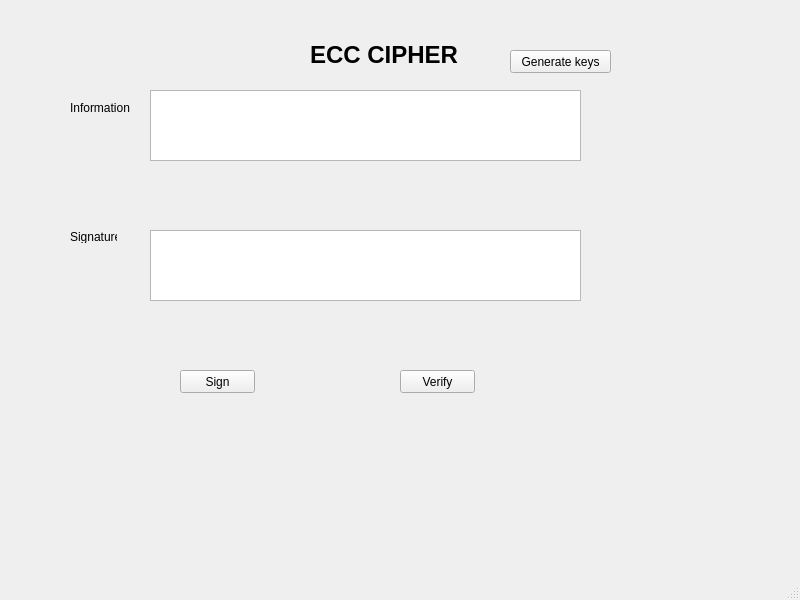
<?xml version="1.0" encoding="UTF-8"?>
<ui version="4.0">
 <class>MainWindow</class>
 <widget class="QMainWindow" name="MainWindow">
  <property name="geometry">
   <rect>
    <x>0</x>
    <y>0</y>
    <width>800</width>
    <height>600</height>
   </rect>
  </property>
  <property name="windowTitle">
   <string>MainWindow</string>
  </property>
  <widget class="QWidget" name="centralwidget">
   <widget class="QLabel" name="label">
    <property name="geometry">
     <rect>
      <x>310</x>
      <y>40</y>
      <width>151</width>
      <height>31</height>
     </rect>
    </property>
    <property name="text">
     <string>&lt;html&gt;&lt;head/&gt;&lt;body&gt;&lt;p&gt;&lt;span style=&quot; font-size:18pt; font-weight:600;&quot;&gt;ECC CIPHER&lt;/span&gt;&lt;/p&gt;&lt;/body&gt;&lt;/html&gt;</string>
    </property>
   </widget>
   <widget class="QPushButton" name="btn_gen_keys">
    <property name="geometry">
     <rect>
      <x>510</x>
      <y>50</y>
      <width>101</width>
      <height>23</height>
     </rect>
    </property>
    <property name="text">
     <string>Generate keys</string>
    </property>
   </widget>
   <widget class="QLabel" name="label_2">
    <property name="geometry">
     <rect>
      <x>70</x>
      <y>100</y>
      <width>61</width>
      <height>16</height>
     </rect>
    </property>
    <property name="text">
     <string>Information</string>
    </property>
   </widget>
   <widget class="QLabel" name="label_3">
    <property name="geometry">
     <rect>
      <x>70</x>
      <y>230</y>
      <width>47</width>
      <height>13</height>
     </rect>
    </property>
    <property name="text">
     <string>Signature</string>
    </property>
   </widget>
   <widget class="QTextEdit" name="txt_info">
    <property name="geometry">
     <rect>
      <x>150</x>
      <y>90</y>
      <width>431</width>
      <height>71</height>
     </rect>
    </property>
   </widget>
   <widget class="QTextEdit" name="txt_sign">
    <property name="geometry">
     <rect>
      <x>150</x>
      <y>230</y>
      <width>431</width>
      <height>71</height>
     </rect>
    </property>
   </widget>
   <widget class="QPushButton" name="btn_sign">
    <property name="geometry">
     <rect>
      <x>180</x>
      <y>370</y>
      <width>75</width>
      <height>23</height>
     </rect>
    </property>
    <property name="text">
     <string>Sign</string>
    </property>
   </widget>
   <widget class="QPushButton" name="btn_verify">
    <property name="geometry">
     <rect>
      <x>400</x>
      <y>370</y>
      <width>75</width>
      <height>23</height>
     </rect>
    </property>
    <property name="text">
     <string>Verify</string>
    </property>
   </widget>
  </widget>
  <widget class="QMenuBar" name="menubar">
   <property name="geometry">
    <rect>
     <x>0</x>
     <y>0</y>
     <width>800</width>
     <height>21</height>
    </rect>
   </property>
  </widget>
  <widget class="QStatusBar" name="statusbar"/>
 </widget>
 <resources/>
 <connections/>
</ui>
